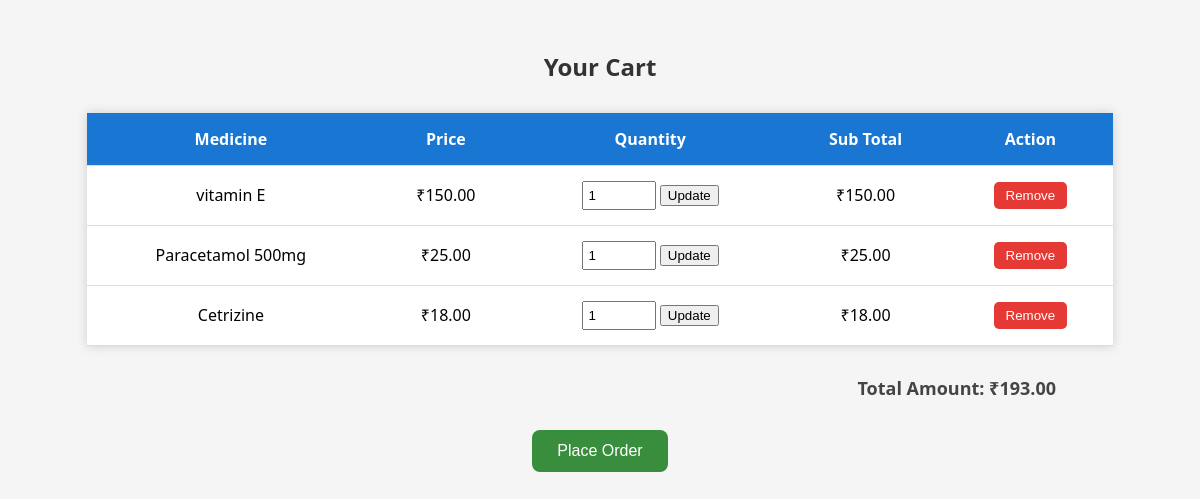
The page /cart/ (signed in) on the database its author committed.
### pharmacy/models.py (models this page shows, shortened)
class Cart(models.Model):
    user = models.ForeignKey(User, on_delete=models.CASCADE)
    medicine = models.ForeignKey(Medicine, on_delete=models.CASCADE)
    quantity = models.PositiveIntegerField(default=1)

class Medicine(models.Model):
    name = models.CharField(max_length=255)
    description = models.TextField()
    price = models.DecimalField(max_digits=10, decimal_places=2)
    image = models.ImageField(upload_to='medicines/', default='default.png')  # Added default value
    requires_prescription = models.BooleanField(default=False)

### pharmacy/views.py (the view)
# urls.py: path('cart/', views.cart, name='cart'),
@login_required
def cart(request):
    cart_items = Cart.objects.filter(user=request.user)
    for item in cart_items:
        item.subtotal = item.medicine.price * item.quantity
    total_price = sum(item.subtotal for item in cart_items)
    return render(request, 'pharmacy/cart.html', {
        'cart_items': cart_items,
        'total_price': total_price,
    })

### pharmacy/templates/pharmacy/cart.html (shortened to what this page needs)
<!DOCTYPE html>
<html>
<head>
</head>
<body>
    <h2>Your Cart</h2>
    {% if cart_items %}
        <table>
            <thead>
                <tr>
                    <th>Medicine</th>
                    <th>Price</th>
                    <th>Quantity</th>
                    <th>Sub Total</th>
                    <th>Action</th>
                </tr>
            </thead>
            <tbody>
                {% for item in cart_items %}
                    <tr>
                        <td>{{ item.medicine.name }}</td>
                        <td>₹{{ item.medicine.price }}</td>
                        <td>
                            <form action="{% url 'update_cart' item.id %}" method="post">
                                <input type="number" name="quantity" value="{{ item.quantity }}" min="1">
                                <button type="submit">Update</button>
                            </form>
                        </td>
                        <td>₹{{ item.subtotal }}</td>
                        <td>
                            <a href="{% url 'remove_cart' item.id %}">
                                <button class="remove-btn">Remove</button>
                            </a>
                        </td>
                    </tr>
                {% endfor %}
            </tbody>
        </table>
        <div class="total">
            Total Amount: ₹{{ total_price }}
        </div>
        <form action="{% url 'checkout' %}" method="post">
            <button type="submit" class="checkout-btn">Place Order</button>
        </form>
    {% else %}
        <p style="text-align: center; font-size: 18px;">Your cart is empty.</p>
    {% endif %}
</body>
</html>

### pharmacy/templates/pharmacy/cart.html (style rules this page uses)
body { font-family: 'Segoe UI', sans-serif; background-color: #f5f5f5; margin: 0; padding: 30px; }
h2 { text-align: center; color: #333; }
table { width: 90%; margin: 30px auto; border-collapse: collapse; background-color: #fff; box-shadow: 0 0 10px #ccc; }
th, td { padding: 15px; text-align: center; border-bottom: 1px solid #ddd; }
th { background-color: #1976d2; color: white; }
form { display: inline; }
input[type="number"] { width: 60px; padding: 5px; }
.remove-btn { background-color: #e53935; color: white; padding: 6px 12px; border: none; border-radius: 5px; cursor: pointer; }
.total { text-align: right; font-size: 18px; padding-right: 10%; margin-top: 20px; font-weight: bold; color: #444; }
.checkout-btn { display: block; margin: 30px auto; padding: 12px 25px; background-color: #388e3c; color: white; border: none; border-radius: 8px; font-size: 16px; cursor: pointer; }

### rows shown on the page
Cart: medicine.name "vitamin E", medicine.price "150.00", quantity "1", subtotal "150.00"
Cart: medicine.name "Paracetamol 500mg", medicine.price "25.00", quantity "1", subtotal "25.00"
Cart: medicine.name "Cetrizine", medicine.price "18.00", quantity "1", subtotal "18.00"

### other values the page prints
{{ total_price }} "193.00"
